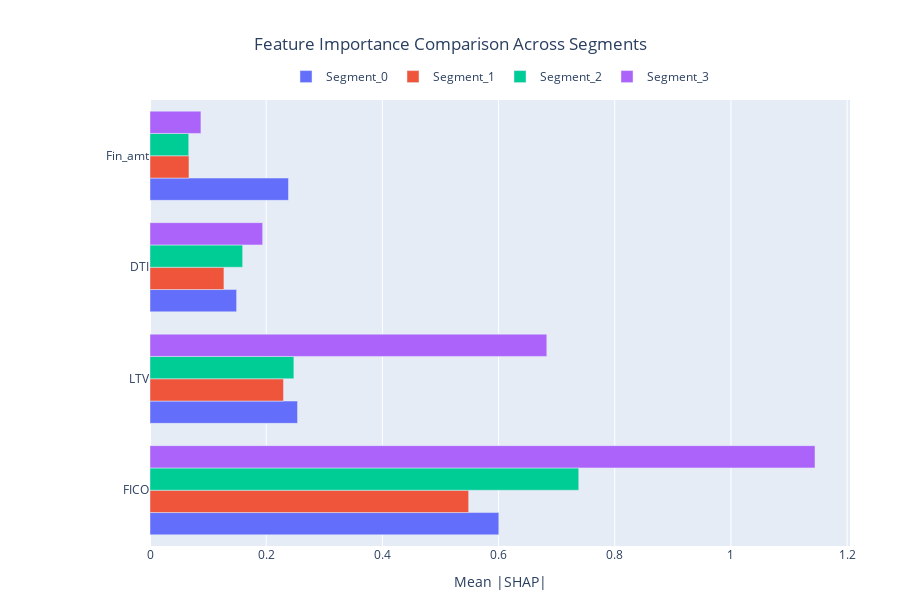

Notebook code for this chart:
### Code cell
# Compare feature importance across segments
fig = interp.plot_segment_comparison(segments, top_n=4)
fig.show()

### Figure 1 — Plotly figure (JSON) as saved in the notebook; plotly's stock layout.template omitted (floating-point values rounded to 4 significant figures)
{"data": [{"marker": {"color": "#636EFA"}, "name": "Segment_0", "orientation": "h", "type": "bar", "x": [0.6004, 0.254, 0.1491, 0.2384], "y": ["FICO", "LTV", "DTI", "Fin_amt"]}, {"marker": {"color": "#EF553B"}, "name": "Segment_1", "orientation": "h", "type": "bar", "x": [0.5485, 0.2298, 0.1273, 0.06708], "y": ["FICO", "LTV", "DTI", "Fin_amt"]}, {"marker": {"color": "#00CC96"}, "name": "Segment_2", "orientation": "h", "type": "bar", "x": [0.738, 0.2476, 0.1595, 0.06666], "y": ["FICO", "LTV", "DTI", "Fin_amt"]}, {"marker": {"color": "#AB63FA"}, "name": "Segment_3", "orientation": "h", "type": "bar", "x": [1.145, 0.683, 0.1939, 0.08765], "y": ["FICO", "LTV", "DTI", "Fin_amt"]}], "layout": {"barmode": "group", "height": 600, "legend": {"orientation": "h", "x": 0.5, "xanchor": "center", "y": 1.02, "yanchor": "bottom"}, "margin": {"b": 50, "l": 150, "r": 50, "t": 100}, "title": {"text": "Feature Importance Comparison Across Segments", "x": 0.5, "xanchor": "center"}, "xaxis": {"title": {"text": "Mean |SHAP|"}}, "yaxis": {"title": {"text": ""}}}}
